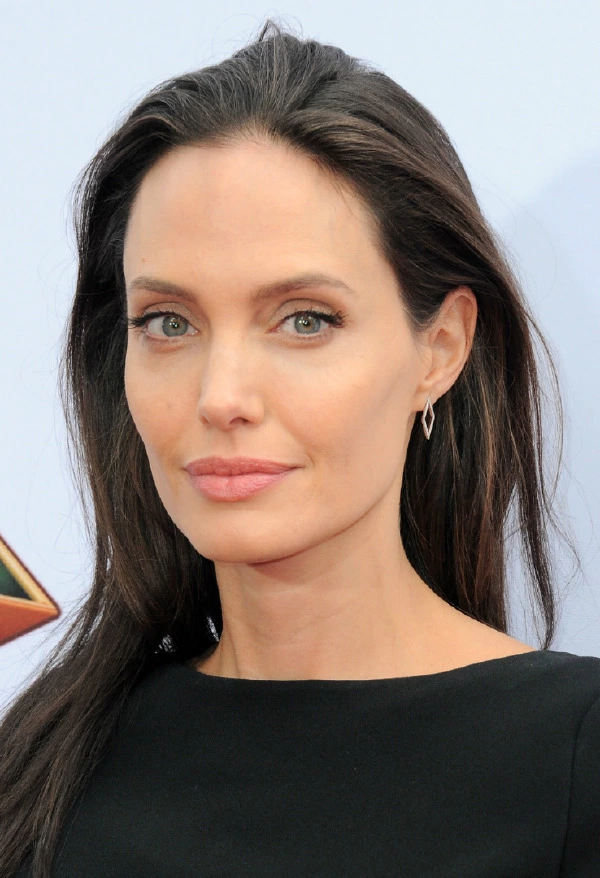
#> input picture assets/test_images/angelina_jolie.jpg, 600 x 878 px
$ python -i frequency_analysis.py   (imports and definitions only)
#> lines starting #> are read from the running program, lines starting #| are printed output that depends on the picture
#> further down, picture is the input picture: shape (878, 600, 3); mean B, G, R 116.8, 123.3, 135.9
import cv2
import numpy as np


def convert_to_gray(image):
    if image is None:
        raise ValueError("Input image is empty.")

    if len(image.shape) == 2:
        return image.astype(np.float32)

    return cv2.cvtColor(image, cv2.COLOR_BGR2GRAY).astype(np.float32)
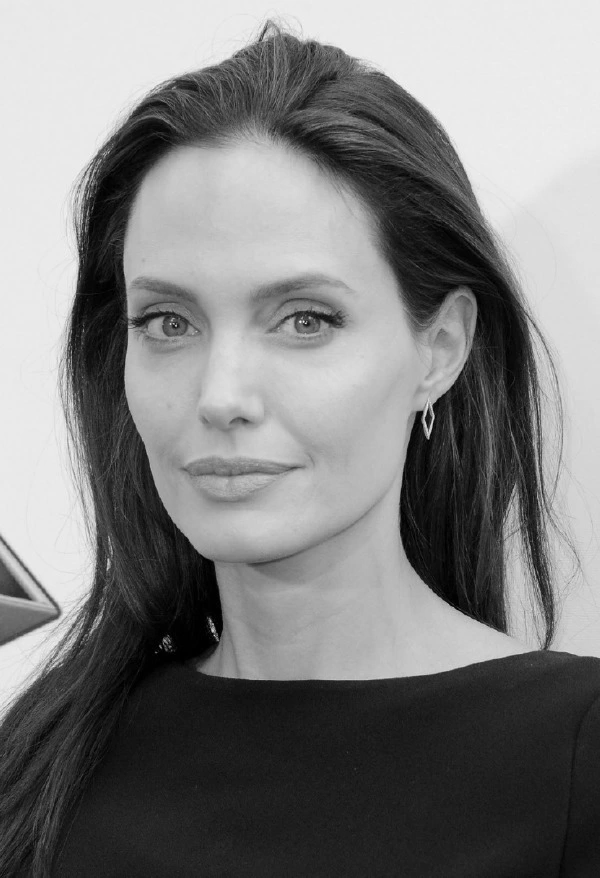
#> returned value: shape (878, 600) float32; min 0, max 245, mean 126.3


def compute_fft(image):
    gray = convert_to_gray(image)

    f = np.fft.fft2(gray)
    fshift = np.fft.fftshift(f)

    return fshift


def compute_magnitude_spectrum(image):
    """
    Computes log-scaled magnitude spectrum of the image.
    """

    fshift = compute_fft(image)

    magnitude = np.abs(fshift)
    magnitude_spectrum = np.log1p(magnitude)
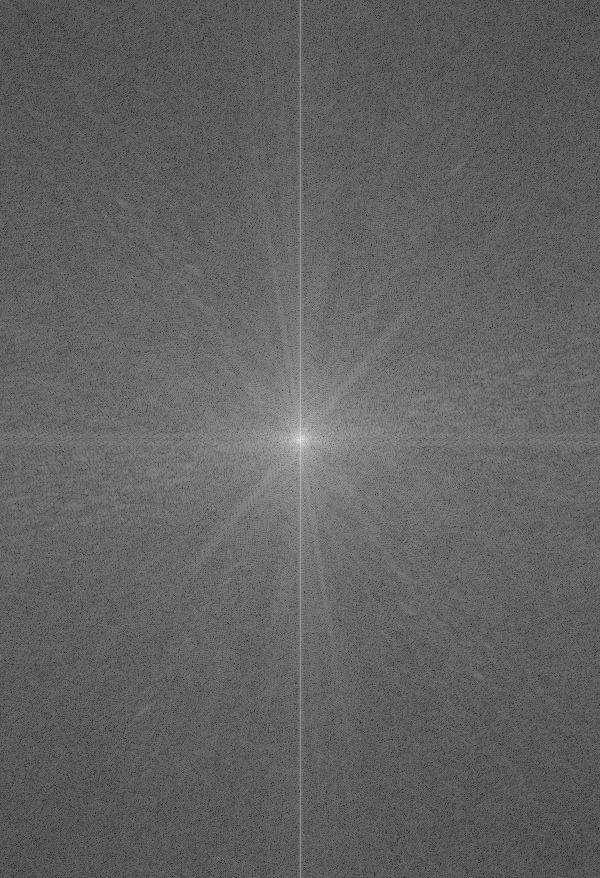
#> magnitude_spectrum: shape (878, 600) float64; min 1.86, max 18.01, mean 8.12; drawn with min black and max white

    magnitude_spectrum = cv2.normalize(
        magnitude_spectrum,
        None,
        0,
        255,
        cv2.NORM_MINMAX
    )

    return magnitude_spectrum.astype(np.uint8)


# [184 lines left out: functions compute_frequency_energy, compare_frequency_analysis, format_scientific, create_frequency_table, frequency_table_to_html, run_frequency_analysis, not called in this run]

>>> import cv2
>>> picture = cv2.imread('../../assets/test_images/angelina_jolie.jpg')
>>> result = compute_magnitude_spectrum(picture)

$ run again, on assets/test_images/miley_cyrus.png
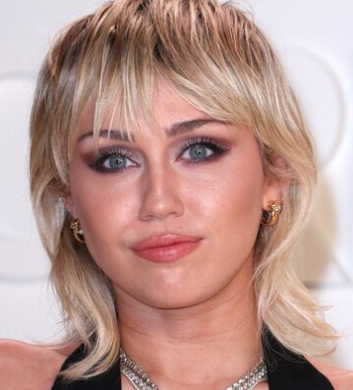
#> input picture assets/test_images/miley_cyrus.png, 353 x 390 px
#> picture is the input picture: shape (390, 353, 3); mean B, G, R 143.1, 150.7, 186.6
#> in convert_to_gray, `return cv2.cvtColor(image, cv2.COLOR_BGR2GRAY).astype(np.float32)`:
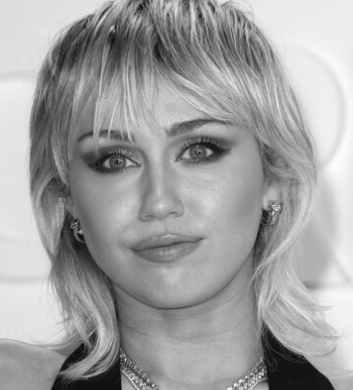
#> returned value: shape (390, 353) float32; min 9, max 254, mean 160.5
#> in compute_magnitude_spectrum, `magnitude_spectrum = np.log1p(magnitude)`:
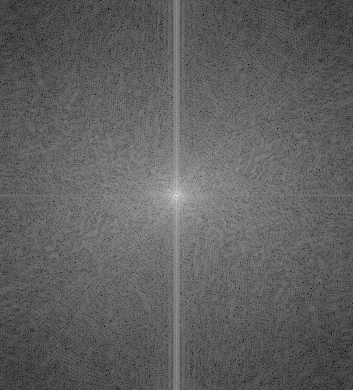
#> magnitude_spectrum: shape (390, 353) float64; min 1.44, max 16.91, mean 7.28; drawn with min black and max white

$ run again, on assets/test_images/millie_bobby_brown.png
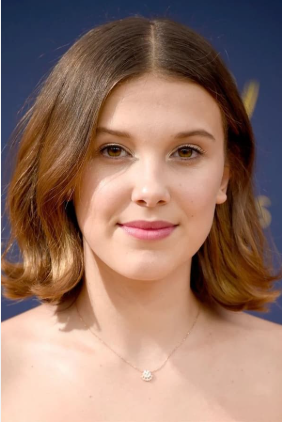
#> input picture assets/test_images/millie_bobby_brown.png, 282 x 423 px
#> picture is the input picture: shape (423, 282, 3); mean B, G, R 103.7, 117.2, 149.4
#> in convert_to_gray, `return cv2.cvtColor(image, cv2.COLOR_BGR2GRAY).astype(np.float32)`:
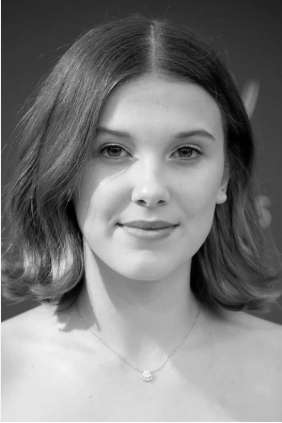
#> returned value: shape (423, 282) float32; min 0, max 255, mean 125.2
#> in compute_magnitude_spectrum, `magnitude_spectrum = np.log1p(magnitude)`:
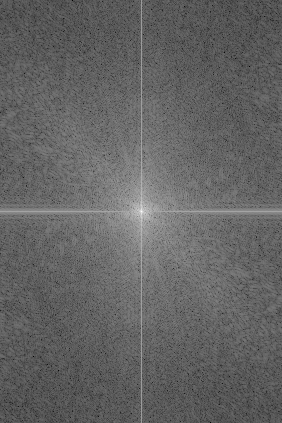
#> magnitude_spectrum: shape (423, 282) float64; min 1.1, max 16.52, mean 7.16; drawn with min black and max white
